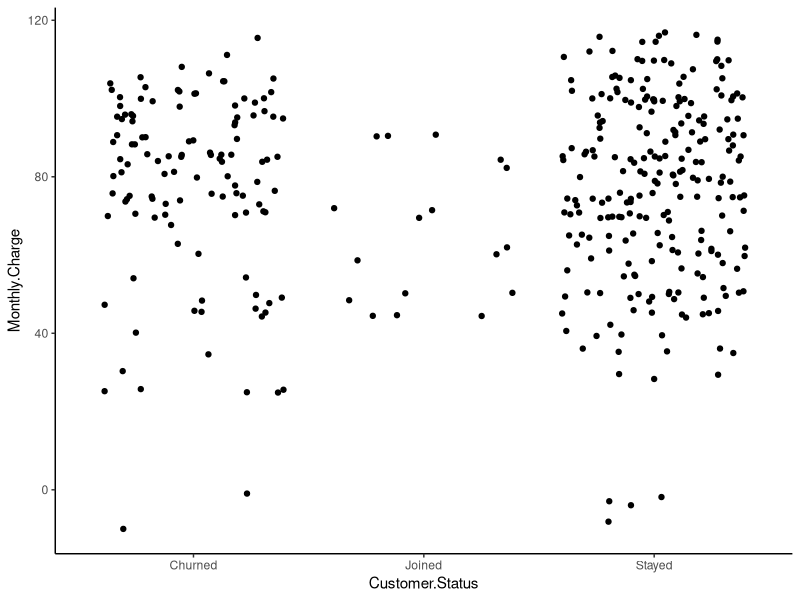
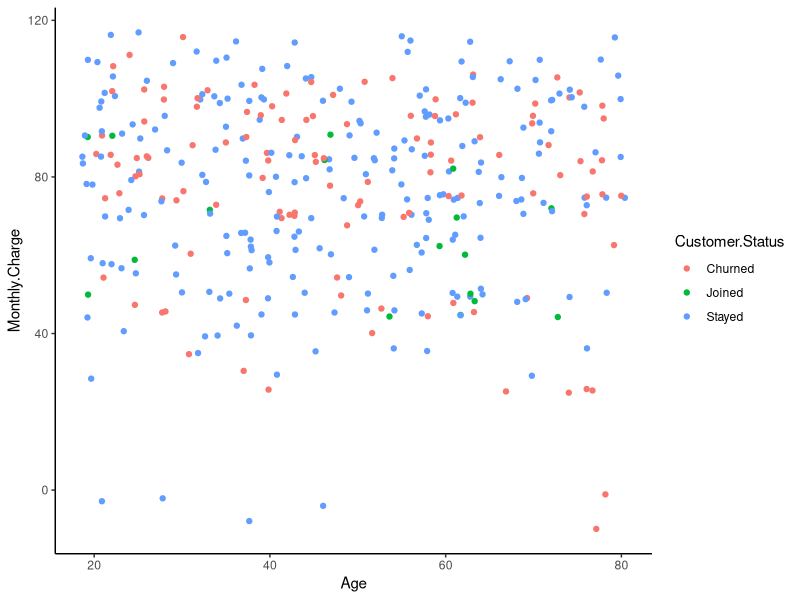
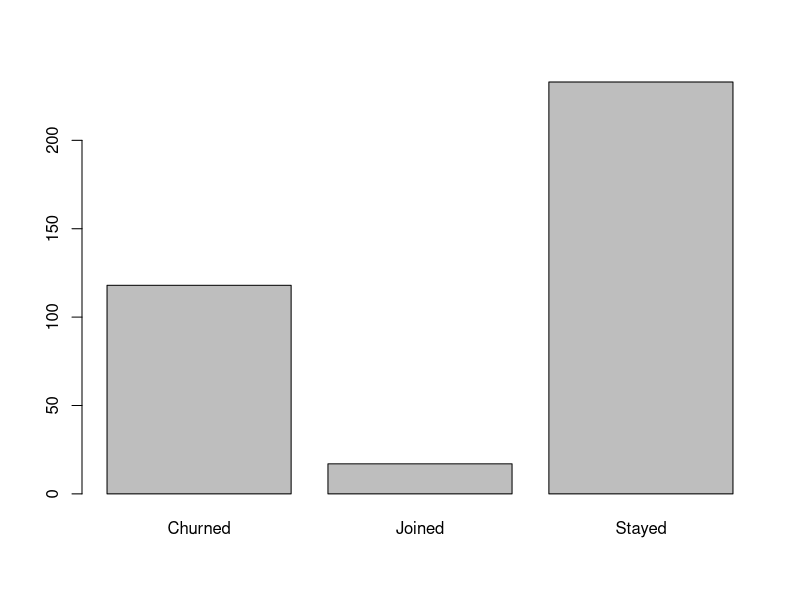
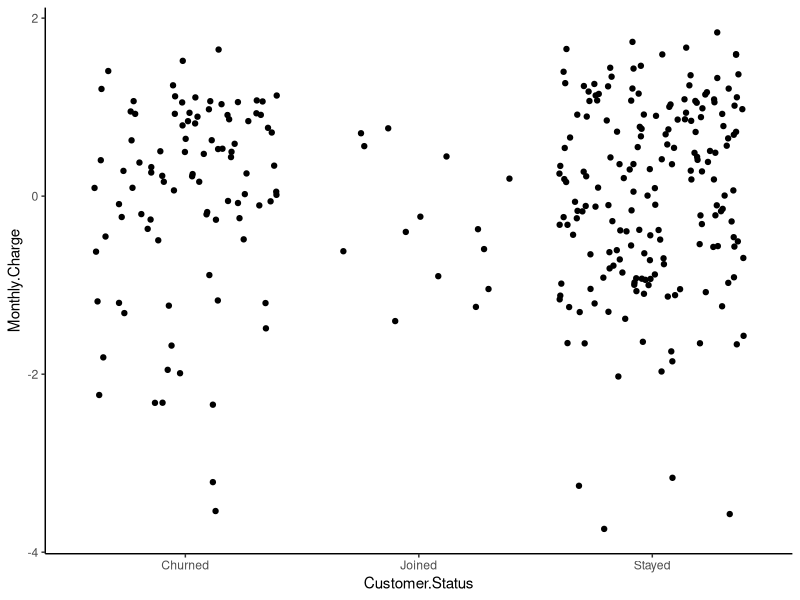
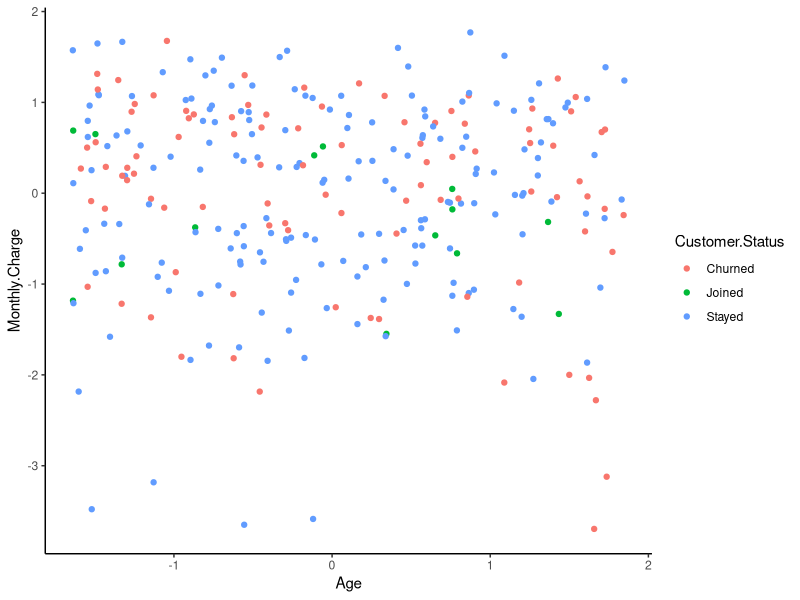
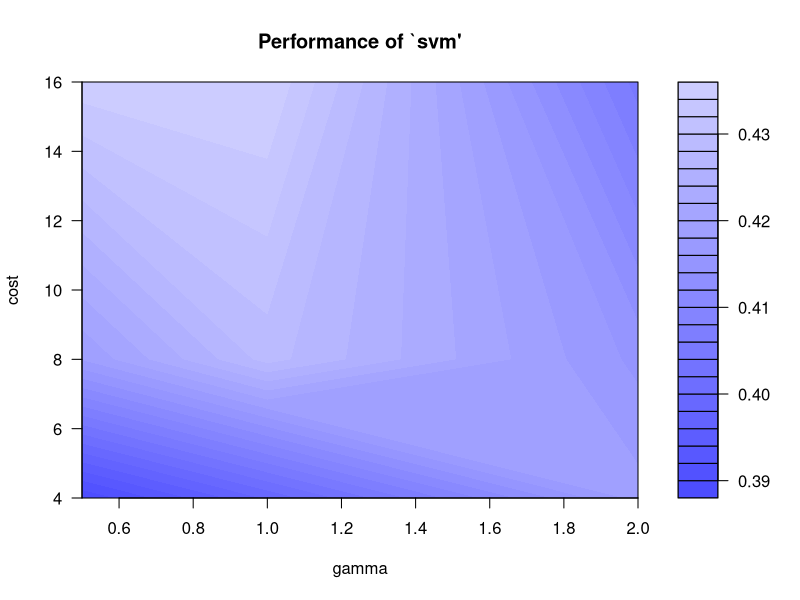
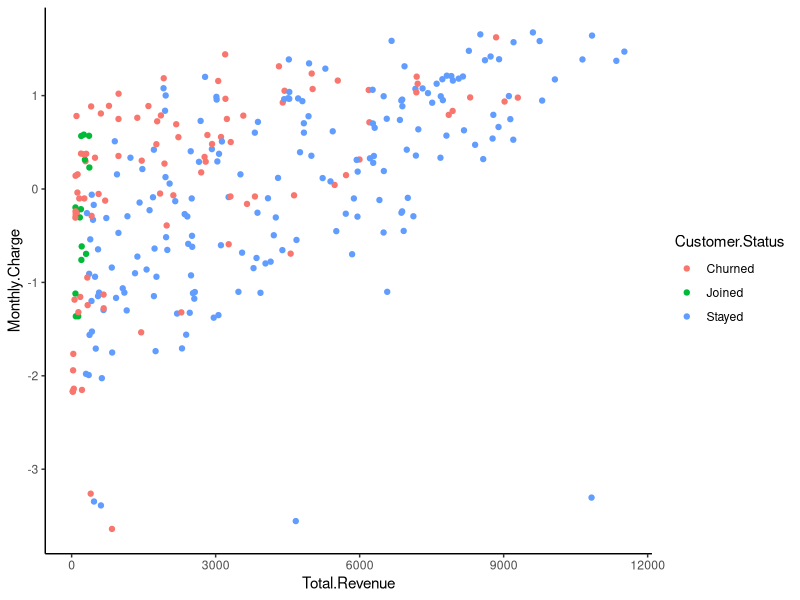
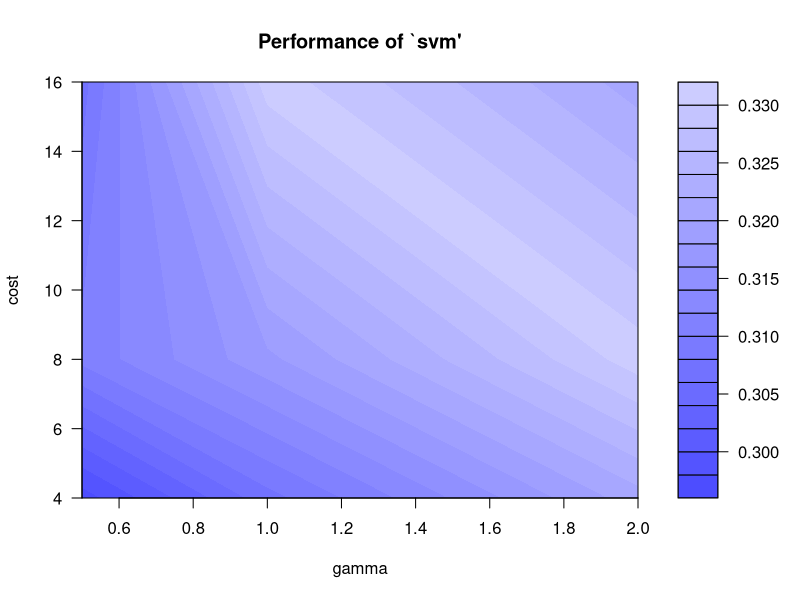

These figures' R source, in order:
## ---- chunk 1
rm(list=ls())
## ---- chunk 2
library(caret)
library(e1071)
library(dplyr)
library(ggplot2)
library(corrplot)
library(GGally)
## ---- chunk 3
dataset <- read.csv("telecom_customer_churn.csv")
## ---- chunk 4
str(dataset)
summary(dataset)
## ---- chunk 5
dataset <- select(dataset, -c(Customer.ID, City, Zip.Code, Latitude, Longitude, Churn.Category, Churn.Reason))

## ---- chunk 6
str(dataset)
# summary(dataset)
## ---- chunk 7
dataset[,c(1, 3, 7:8, 10:12, 14:24, 31)] <- lapply(dataset[,c(1, 3, 7:8, 10:12, 14:24, 31)] , factor)

# checking the data type
str(dataset)
## ---- chunk 8
dataset <- select(dataset, c(Customer.Status, Age, Gender, Online.Security, Internet.Type, Monthly.Charge, Total.Refunds, Total.Revenue))
## ---- chunk 9
dataset[dataset==""] <- NA
## ---- chunk 10
dataset <- na.omit(dataset)
## ---- chunk 11
summary(dataset)
## ---- chunk 12
ggplot(data=dataset, aes(x=Customer.Status, y=Monthly.Charge)) +
  geom_jitter(height=0.2) +
  theme_classic()
## ---- chunk 13
ggplot(data=dataset, aes(x=Age, y=Monthly.Charge, color = Customer.Status)) +
  geom_jitter(height=0.2) +
  theme_classic()
## ---- chunk 14
dataset <- dataset %>%
  transmute(Customer.Status,
            Age,
            Male = ifelse(Gender=="Male", 1, 0),
            Online.Security = ifelse(Online.Security == "Yes", 1, 0),
            Internet.Type.Cable = ifelse(Internet.Type == "Cable", 1, 0),
            Internet.Type.DSL = ifelse(Internet.Type == "DSL", 1, 0),
            Internet.Type.Fiber.Optic = ifelse(Internet.Type == "Fiber Optic", 1, 0), 
            Monthly.Charge,
            Total.Refunds,
            Total.Revenue
            )
## ---- chunk 15
dataset[, c(2, 7:9)] = scale(dataset[, c(2, 7:9)])
## ---- chunk 16
plot(dataset$Customer.Status)
## ---- chunk 17
set.seed(502)

data.partition <- createDataPartition(dataset$Customer.Status, p=0.8, list=F)
train <- dataset[data.partition,]
test <- dataset[-data.partition,]
## ---- chunk 18
ggplot(data=train, aes(x=Customer.Status, y=Monthly.Charge)) +
  geom_jitter(height=0.2) +
  theme_classic()
## ---- chunk 19
ggplot(data=train, aes(x=Age, y=Monthly.Charge, color = Customer.Status)) +
  geom_jitter(height=0.2) +
  theme_classic()
## ---- chunk 20
set.seed(3409)
tune.obj <- tune.svm(Customer.Status~., data = train, gamma = 2^(-1:1), cost = 2^(2:4))

summary(tune.obj)
plot(tune.obj)
## ---- chunk 21

svm.model <- svm(Customer.Status ~ ., 
                 data=train,
                 kernel = "radial", cost = 4, gamma = 0.5,
                 probability = TRUE
                 )

summary(svm.model)

## ---- chunk 22

# predicting _customer status_ in test data based on the training model
test$predict <- predict(svm.model, test) 

# Confusion matrix
con_matrix <- confusionMatrix(test$Customer.Status, test$predict)
print(con_matrix)

## ---- chunk 23
data.viz <- select(dataset, c(Customer.Status, Monthly.Charge, Total.Revenue))
## ---- chunk 24
set.seed(502)

data.viz.partition <- createDataPartition(data.viz$Customer.Status, p=0.8, list=F)
train.viz <- data.viz[data.viz.partition,]
test.viz <- data.viz[-data.viz.partition,]
## ---- chunk 25
set.seed(123)
ggplot(data=train.viz, aes(x=Total.Revenue, y=Monthly.Charge, color=Customer.Status)) +
  geom_point() +
  theme_classic()
## ---- chunk 26
set.seed(3409)
tune.obj.viz <- tune.svm(Customer.Status~., data = train.viz, gamma = 2^(-1:1), cost = 2^(2:4))

summary(tune.obj.viz)
plot(tune.obj.viz)
## ---- chunk 27

data_viz.svm.model <- svm(Customer.Status ~ ., 
                 data=train.viz,
                 kernel = "radial", cost = 16, gamma = 2,
                 # preProcess = c("center","scale"),
                 probability = TRUE
                 )

summary(data_viz.svm.model)

## ---- chunk 28
# predicting _Customer Status_ in test data based on the training model
test$predict <- predict(data_viz.svm.model, test.viz) 

con_matrix <- confusionMatrix(test$Customer.Status, test$predict)
print(con_matrix)


## ---- chunk 29
plot(data_viz.svm.model, data = train.viz)
## ---- chunk 30
plot(data_viz.svm.model, data = test.viz)
